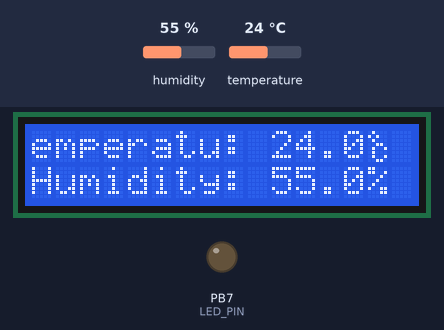
Bench run of a program on a simulated ATmega48, built with avr-gcc and emulated at 1 MHz. On the bench: 16×2 character LCD, output pins drawn as LEDs (lit = HIGH). Wiring (inferred from the names in the program): DHT22 sensor: data PB2; character LCD (HD44780): RS PC5; E PC3; data PD0, PD1, PD2, PD3, PD4, PD5, PD6, PD7. Inputs (shaded band) come from the test bench; at power-on: temperature 24 °C, humidity 55 %. Pins used as bus, display or sensor lines are not drawn.

Above: at 5.0 s.
5.1 s: temperature set to 3 °C
At 9.5 s:
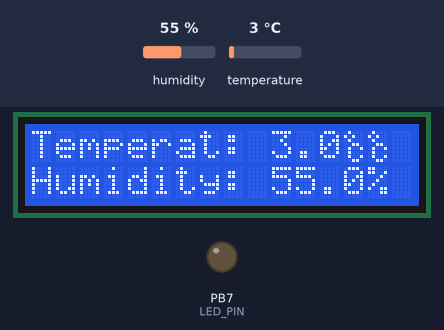
13.1 s: temperature set to 12 °C
At 15.6 s:
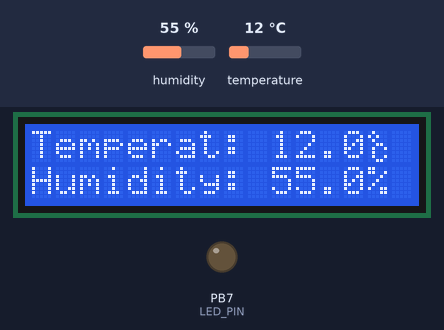
21.4 s: humidity set to 22 %
At 25.5 s:
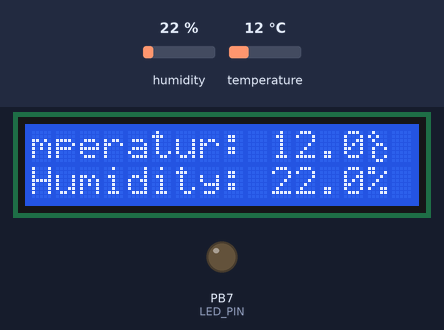
25.8 s: humidity set to 40 %
At 27.3 s:
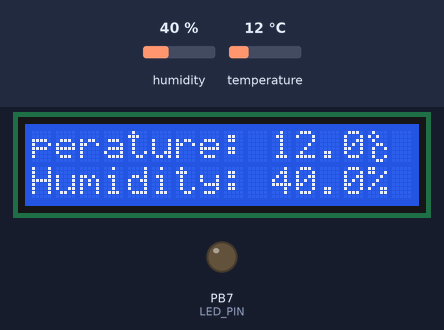
Timing chart, 0 to 28.8 s (numbered marks = the images above; inputs shaded):
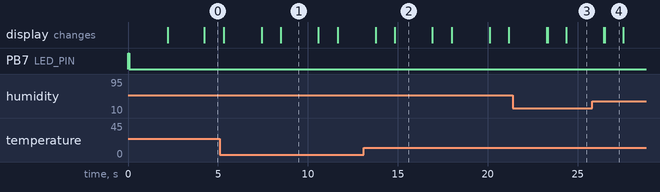

The program:

main.c
```c
/*
 * Temperature and Humidity Display on LCD.c
 *
 * Created: 4/20/2016 6:01:47 PM
 * Author : Allen
 */

#define F_CPU 1000000
#include <avr/io.h>
#include <util/delay.h>
#include <string.h>

/* LCD Commands*/
#define Clear_Screen 0x01
#define Return_Home 0x02
#define Decrement_Cursor 0x04
#define Increment_Cursor 0x06
#define DisplayCursor_On 0x0E
#define Cursor_1stline 0x80
#define Cursor_2ndline 0xC0
#define Set_Datalength 0x38
uint8_t pattern[8] = {0x08, 0x14, 0x08, 0x06, 0x09, 0x08, 0x09, 0x06};
/* PORTB */
#define DHT22_DATA PIN2
#define LED_PIN PIN7
/* PORTC */
#define LCD_E PIN3
#define LCD_RS PIN5
/* PORTD */
#define LCD_DATA0 PIN0
#define LCD_DATA1 PIN1
#define LCD_DATA2 PIN2
#define LCD_DATA3 PIN3
#define LCD_DATA4 PIN4
#define LCD_DATA5 PIN5
#define LCD_DATA6 PIN6
#define LCD_DATA7 PIN7

uint8_t Databuffer [40];
uint16_t temperature = 0;
uint16_t humidity = 0;
inline void initTimer1(void);
char firstline[4][16] = {"Temperat: ", "emperatu: ", "mperatur: ", "perature: "}; //8
char temperaturestring[6];
uint8_t temperaturestringlength = 0;
char secondline[16] = "Humidity: "; //10
uint8_t isNegative = 0;
/*DHT22 Interface functions*/
void Opendrain_Set(void);
void Opendrain_Clear(void);
uint8_t Start_DHT22(void);
uint8_t Datatransmit_DHT22(uint8_t Databuffer [40]);
uint8_t Dataconverter_DHT22(uint8_t Databuffer[40], uint16_t temperature, uint16_t humidity, uint8_t isNegative);
void DHT22_Measurement(void);
/*LCD Interface functions*/
void LCD_Init(void);
void LCD_Write_Command(uint8_t command);
void LCD_Write_Character(uint8_t character);
void LCD_Custom_Character(uint8_t CGRAM_Address, uint8_t pattern[8]);
void LCD_Write_String(char* firstline, char* secondline);
void LCD_Write_Firstline(char* firstline);
void LCD_Write_Secondline(char* secondline);
void Display_Data(uint8_t num);

int main(void)
{
	int counter = 0;
    DDRB |= (1<<LED_PIN);
	PORTB |= (1<<LED_PIN);
	LCD_Init();
	Opendrain_Set();
	initTimer1();
	PORTB &= ~(1<<LED_PIN);
	LCD_Write_String("Initializing...","");
	_delay_ms(1000);
	DHT22_Measurement();
	while(1){
		if(counter%2){
			DHT22_Measurement();
		}
		if(counter>=4){
			counter = 0;
		}
		Display_Data(counter);
		_delay_ms(1000);
		counter ++;
	}
}

inline void initTimer1(void) {
	/* Normal mode (default), just counting */
	TCCR1B |= (1 << CS10);
	/* Clock speed: 1 MHz, no prescaler
	each tick is 1 microseconds */
}

/*Initialize LCD Pins and Ports*/
void LCD_Init(void){
	DDRD = 0xFF;
	DDRC |= (1<<LCD_E)|(1<<LCD_RS);
	PORTC |= (1<<LCD_E);
	LCD_Custom_Character(0, pattern);
	LCD_Write_Command(Set_Datalength);
	LCD_Write_Command(0x0C); /*Display on cursor off*/
	LCD_Write_Command(Clear_Screen);
}

void LCD_Write_Command(uint8_t command){
	PORTC |= (1<<LCD_E);
	PORTD = command;
	PORTC &= ~(1<<LCD_RS);
	_delay_ms(5);
	PORTC &= ~(1<<LCD_E);
	_delay_ms(5);
	PORTC |= (1<<LCD_E);
}

void LCD_Write_Character(uint8_t character){
	PORTC |= (1<<LCD_E);
	PORTD = character;
	PORTC |= (1<<LCD_RS);
	_delay_ms(1);
	PORTC &= ~(1<<LCD_E);
	_delay_ms(1);
	PORTC |= (1<<LCD_E);
}
void LCD_Custom_Character(uint8_t CGRAM_Address, uint8_t pattern[8]){
	if (CGRAM_Address < 8){
		LCD_Write_Command((CGRAM_Address*8)+0x40);
		for(int i=0; i<8; i++){
			LCD_Write_Character(pattern[i]);
		}
		LCD_Write_Command(0x80);
	}
}
void LCD_Write_String(char* firstline, char* secondline){
	LCD_Write_Command(Clear_Screen);
	LCD_Write_Firstline(firstline);
	LCD_Write_Secondline(secondline);
}

void LCD_Write_Firstline(char* firstline){
	int i = 0;
	LCD_Write_Command(Cursor_1stline);
	while(*(firstline+i) != '\0'){
		LCD_Write_Character((uint8_t)firstline[i]);
		i++;
	}
}

void LCD_Write_Secondline(char* secondline){
	int i = 0;
	LCD_Write_Command(Cursor_2ndline);
	while(*(secondline+i) != '\0'){
		LCD_Write_Character((uint8_t)secondline[i]);
		i++;
	}
}
void Display_Data(uint8_t num){
	int i = 0;
	LCD_Write_Firstline(firstline[num]);
	while(i!=temperaturestringlength){
		LCD_Write_Character(temperaturestring[i]);
		i++;
	}
	LCD_Write_Secondline(secondline);
}
/*Set DHT22 DATA PIN to input no pull-up resistor mode, which sends 1 to Data Pin*/
void Opendrain_Set(void){
	DDRB &= ~(1<<DHT22_DATA);
	PORTB &= ~(1<<DHT22_DATA);
}
/*Set DHT22 DATA PIN to output mode and output 0, which pull the DATA wire to low*/
void Opendrain_Clear(void){
	DDRB |= (1<<DHT22_DATA);
	PORTB &= ~(1<<DHT22_DATA);
}
/*Proceed the start process of DHT22*/
uint8_t Start_DHT22(void){
	_delay_ms(1000);
	Opendrain_Set();
	_delay_ms(1);
	Opendrain_Clear();
	_delay_ms(1);
	Opendrain_Set();
	_delay_us(40);
	TCNT1 = 0;
	while((PINB&(1<<DHT22_DATA))!=0x00){ /*wait for Data Pin to go low */
		if (TCNT1 >80){
			return 0;
		}
	}
	TCNT1 = 0;
	while(!(PINB&(1<<DHT22_DATA))){ /*wait for Data Pin to go high*/
		if (TCNT1 >160){
			return 0;
		}
	}
	while((PINB&(1<<DHT22_DATA))!=0x00); /*wait for Data Pin to go low*/
	return 1;
}
/*Proceed the data transmit process of DHT22*/
uint8_t Datatransmit_DHT22(uint8_t Databuffer [40]){
	for(int i = 0; i<40; i++){
		while(!(PINB&(1<<DHT22_DATA))); /*wait for Data Pin to go high*/
		TCNT1 = 0;
		while((PINB&(1<<DHT22_DATA))!=0x00){ /*wait for Data Pin to go high*/
			if(TCNT1 >= 1000){
				return 0;
			}
		}
		if(TCNT1>50){
			Databuffer[i] = 1;
		}else{
			Databuffer[i] = 0;
		}
	}
	return 1;
}

uint8_t Dataconverter_DHT22(uint8_t Databuffer[40], uint16_t temperature, uint16_t humidity, uint8_t isNegative){
	uint8_t sum = 0;
	uint8_t checksum = 0;
	uint16_t temp = 0;
	uint16_t hum = 0;
	for(int i=0; i<16; i++){
		temp |= (Databuffer[i]<<(15-i));
	}
	for(int i=16; i<32; i++){
		hum |= (Databuffer[i]<<(31-i));
	}
	for(int i=32; i<40; i++){
		checksum |= (Databuffer[i]<<(39-i));
	}
	sum = (temp>>8)+(temp&(0xFF))+(hum>>8)+(hum&(0xFF));
	if(sum == checksum){
		humidity = hum;
		if((temp>>15)&1)
		{
			temp &= ~(1<<15);
			temperature =temp;
			isNegative = 1;
		}else{
			temperature = temp;
		}
		return 1;
	}else{
		temperature = 0;
		humidity = 0;
		isNegative = 0;
		return 0;
	}
}

void DHT22_Measurement(void){
	uint8_t sum = 0;
	uint8_t checksum = 0;
	uint16_t temp = 0;
	uint16_t hum = 0;
	if(Start_DHT22()){
		if(Datatransmit_DHT22(Databuffer)){
			for(int i=0; i<16; i++){
				hum |= (Databuffer[i]<<(15-i));
			}
			for(int i=16; i<32; i++){
				temp |= (Databuffer[i]<<(31-i));
			}
			for(int i=32; i<40; i++){
				checksum |= (Databuffer[i]<<(39-i));
			}
			sum = (temp>>8)+(temp&(0xFF))+(hum>>8)+(hum&(0xFF));
			if(sum == checksum){
				humidity = hum;
				if((temp>>15))
				{
					temp &= ~(1<<15);
					temperature =temp;
					isNegative = 1;
					}else{
					temperature = temp;
				}
				}else{
				temperature = 0;
				humidity = 0;
				isNegative = 0;
			}

			int i = 0;
			if(humidity/100){
				secondline[10+i] = '0'+(humidity/100);
				i++;
			}
			if(humidity/10){
				secondline[10+i] = '0'+((humidity%100)/10);
				i++;
			}
			secondline[10+i] = '.';
			secondline[11+i] = '0'+(humidity%10);
			secondline[12+i] = '%';
			secondline[13+i] = '\0';
			i = 0;
			if (isNegative){
				temperaturestring[i] = '-';
				i++;
			}
			if(temperature/100){
				temperaturestring[i] = '0'+(temperature/100);
				i++;
			}
			if(temperature/10){
				temperaturestring[i] = '0'+((temperature%100)/10);
				i++;
			}
			temperaturestring[i] = '.';
			temperaturestring[i+1] = '0'+(temperature%10);
			temperaturestring[i+2] = '\0';
			temperaturestringlength = i+3;
			}else{
			LCD_Write_String("Data Wrong","");
		}
		}else{
		LCD_Write_String("DHT Init Fail","");
	}
}
```

Measured:
- after the input at 5.1 s, the display: first differs from a run without the input after 2.3 s (image 1 shows a later state)
- after the input at 13.1 s, the display: first changes after 0.67 s (image 2 shows a later state)
- what the display in image 1 shows lasts 2.1 s, from 8.5 s to 10.6 s
- what the display in image 4 shows lasts 1.0 s, from 26.5 s to 27.5 s
